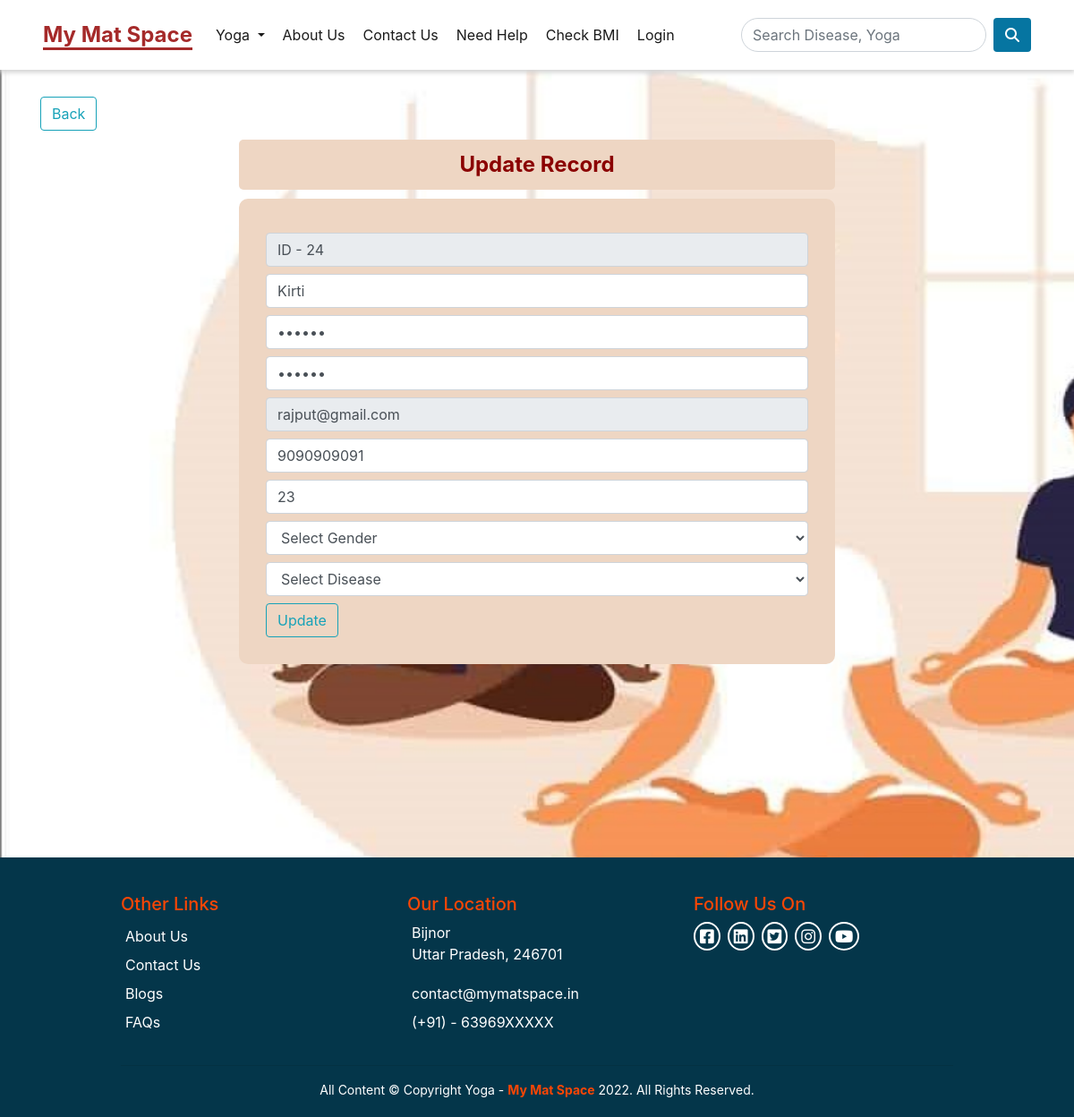
/update/24/, run on an earlier commit of the app's database.
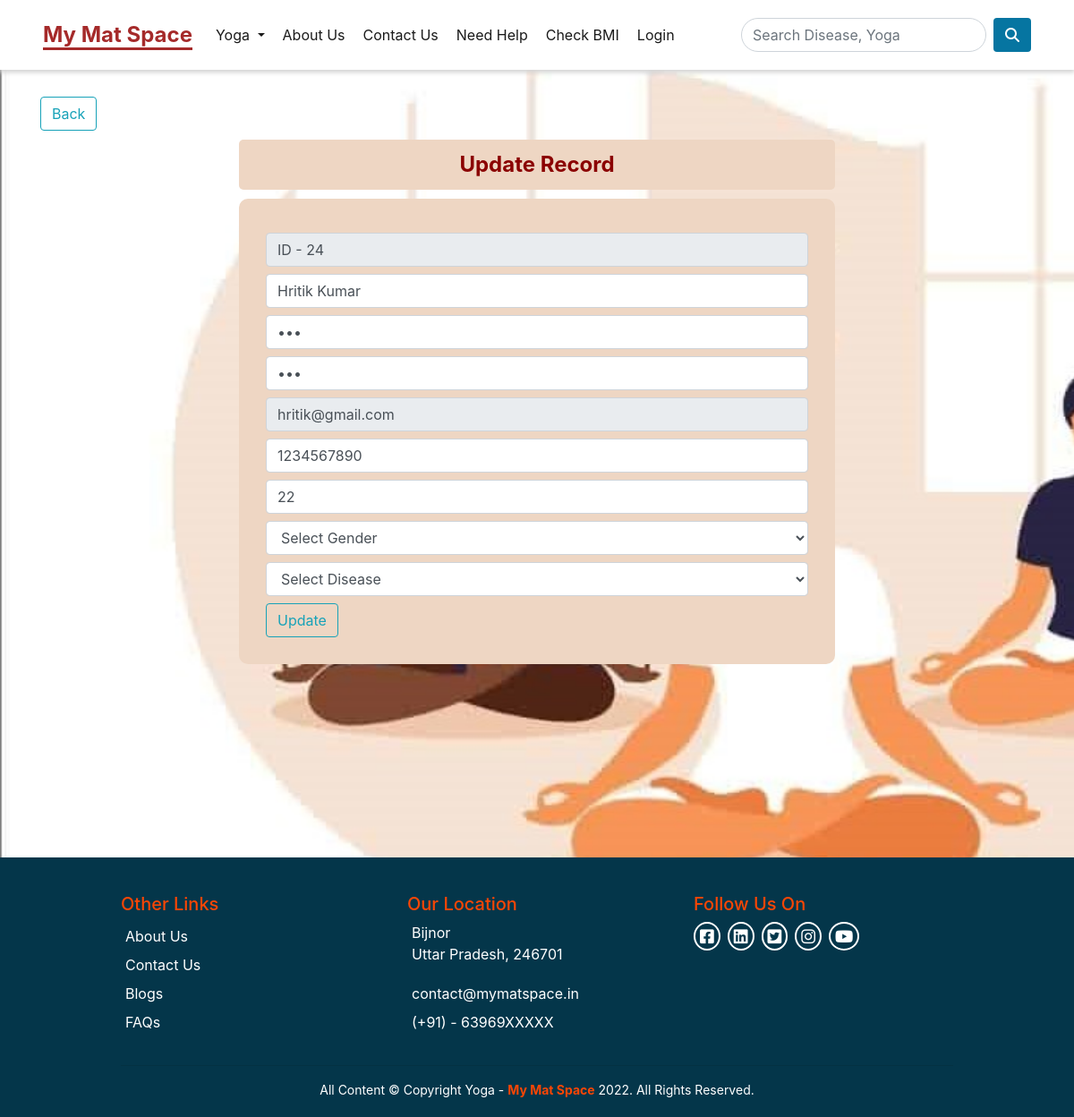
And on a later commit of the database.
### Yoga_App/models.py (models this page shows)
class MemberTable(models.Model):
  id = models.AutoField(primary_key=True)
  fullname = models.CharField(max_length=255)
  pass1 = models.CharField(max_length=255)
  pass2 = models.CharField(max_length=255)
  email = models.CharField(max_length=255)
  mobile = models.CharField(max_length=20)
  age = models.CharField(max_length=5)
  gender = models.CharField(max_length=20)
  disease = models.CharField(max_length=50, null=True, blank=True)

### Yoga_App/views.py (the view, shortened to what this page needs)
# urls.py: path('update/<int:num>/', views.updateRecord, name='update'),
def updateRecord(request, num):
    data = MemberTable.objects.get(id=num)
    if data:
        diseases = DiseaseTable.objects.all().values()
        return render(request, 'update.html',{'data':data, 'title':'Update Record', 'logo':'My-Mat-Space', 'diseases':diseases})
    return render(request, 'update.html')

### Yoga_App/templates/update.html (shortened to what this page needs)
{% include 'header.html' %}
    <div id ="first">
        <div class="container">
            <div id="second" >
                <a href="/home/profile" class="btn btn-outline-info">Back</a>
                <div class="label">Update Record</div>
                <form action="/update/{{data.id}}/" method="post">
                    <input type="text" readonly value="ID - {{data.id}}" class="form-control">
                    <input type="text" required name="fullname" value="{{data.fullname}}" placeholder="Full Name" class="form-control">
                    <input type="password" required name="pass1" placeholder="Password" class="form-control" value="{{data.pass1}}">
                    <input type="password" required name="pass2" value="{{data.pass2}}" placeholder="Confirm Password" class="form-control">
                    <input type="email" readonly name="email" placeholder="Email ID" class="form-control" value="{{data.email}}">
                    <input type="tel" required name="mobile" placeholder="Mobile No." class="form-control" value="{{data.mobile}}">
                    <input type="number" required name="age" placeholder="Enter Age" class="form-control" value="{{data.age}}">
                    <select name="gender" required class="form-control">
                        <option value="" selected>Select Gender</option>
                    </select>
                    <select name="disease" required class="form-control">
                        <option value="" selected>Select Disease</option>
                    </select>
                    <button type="submit" class="btn btn-outline-info">Update</button>
                </form>
            </div>
        </div>
    </div>
{% include 'footer.html' %}

What changed in the data, as far as the page shows it:
changed MemberTable "ID - 24": fullname "Kirti" → "Hritik Kumar"; email "rajput@gmail.com" → "hritik@gmail.com"; mobile "9090909091" → "1234567890"; age "23" → "22"
